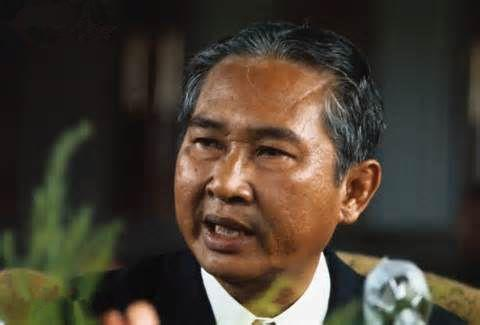
#> input picture 计算机视觉/exp3/ln.jpeg, 480 x 325 px
$ python 3.py
#> lines starting #> are read from the running program, lines starting #| are printed output that depends on the picture
# -*- coding: utf-8 -*-
# @Time    : 2017/7/12 下午10:16
# @Author  : play4fun
# @File    : 使用OpenCV进行直方图均衡化.py
# @Software: PyCharm

"""
使用OpenCV进行直方图均衡化.py:
"""
import cv2
import numpy as np

img = cv2.imread('ln.jpeg', 0)
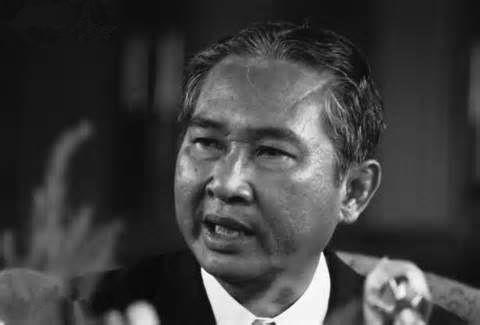
#> img: shape (325, 480); min 0, max 255, mean 63
equ = cv2.equalizeHist(img)
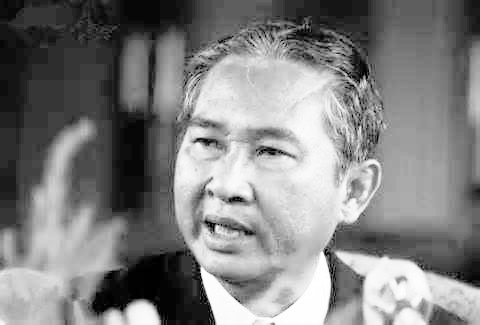
#> equ: shape (325, 480); min 0, max 255, mean 129
res = np.hstack((img, equ))  # stacking images side-by-side
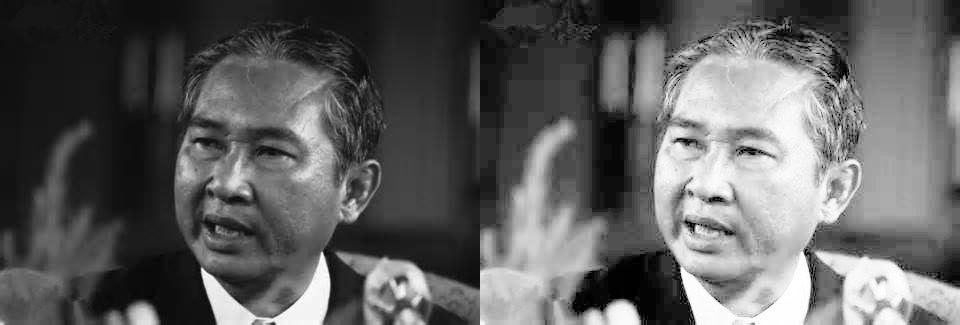
#> res: shape (325, 960); min 0, max 255, mean 96
cv2.imwrite('res.png', res)

'''
当直方图中的数据 中在某一个灰度值范围内时 直方图均 化很有用。 但是如果像素的变化很大 而且占据的灰度范围 常广时 例如 既有很亮的 像素点又有很暗的像素点时
'''

$ run again, with 计算机视觉/exp3/ysl.jpg copied over 计算机视觉/exp3/ln.jpeg
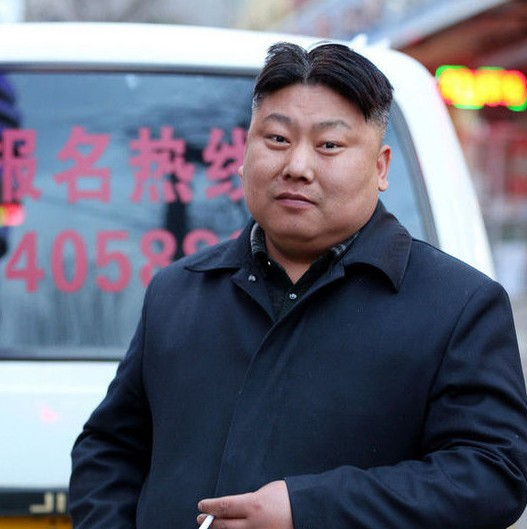
#> input picture 计算机视觉/exp3/ysl.jpg, 527 x 529 px
#> `equ = cv2.equalizeHist(img)`:
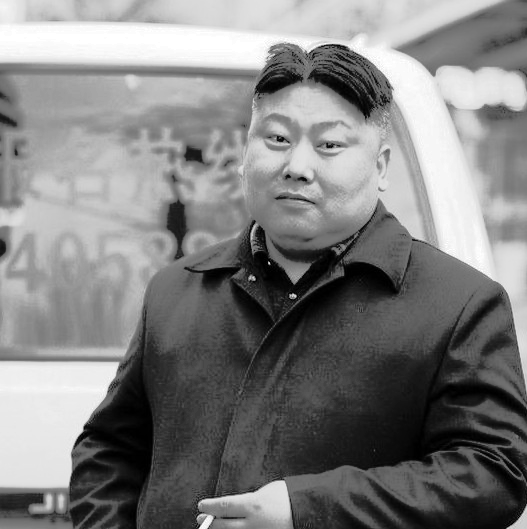
#> equ: shape (529, 527); min 0, max 255, mean 127.8
#> `res = np.hstack((img, equ))`:
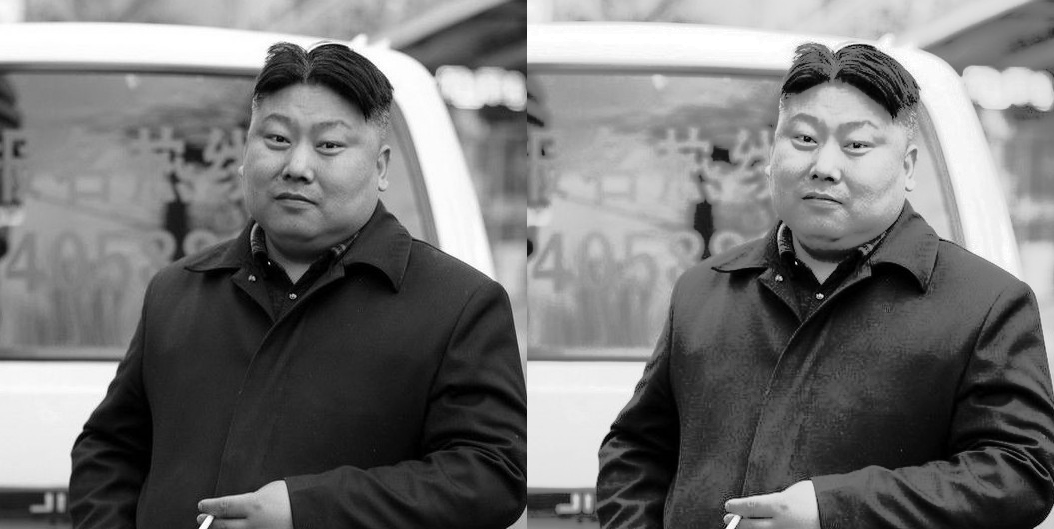
#> res: shape (529, 1054); min 0, max 255, mean 116.5
